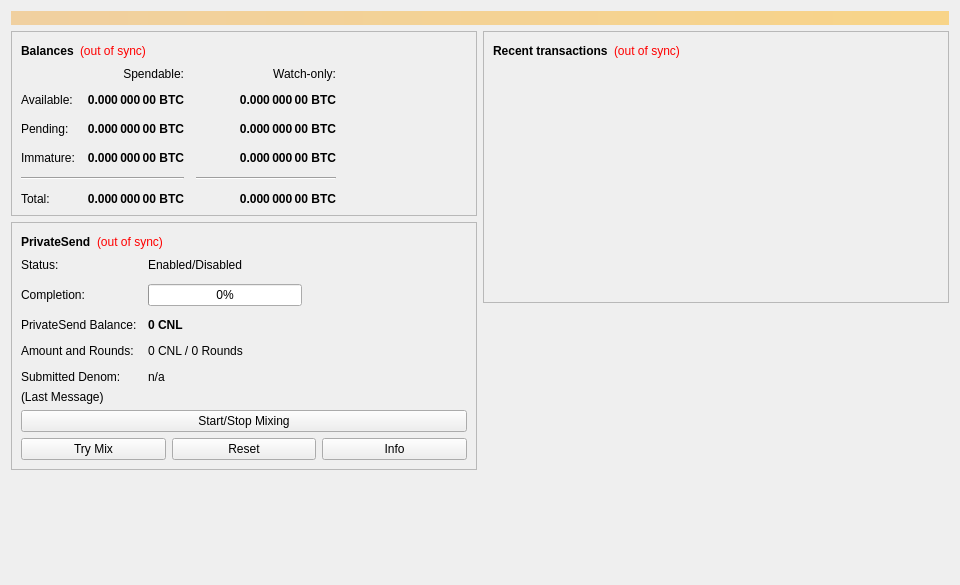
<?xml version="1.0" encoding="UTF-8"?>
<ui version="4.0">
 <class>OverviewPage</class>
 <widget class="QWidget" name="OverviewPage">
  <property name="geometry">
   <rect>
    <x>0</x>
    <y>0</y>
    <width>960</width>
    <height>585</height>
   </rect>
  </property>
  <property name="minimumSize">
   <size>
    <width>960</width>
    <height>0</height>
   </size>
  </property>
  <property name="windowTitle">
   <string>Form</string>
  </property>
  <layout class="QVBoxLayout" name="topLayout">
   <item>
    <widget class="QLabel" name="labelAlerts">
     <property name="visible">
      <bool>false</bool>
     </property>
     <property name="styleSheet">
      <string notr="true">QLabel { background-color: qlineargradient(x1: 0, y1: 0, x2: 1, y2: 0, stop:0 #F0D0A0, stop:1 #F8D488); color:#000000; }</string>
     </property>
     <property name="wordWrap">
      <bool>true</bool>
     </property>
     <property name="margin">
      <number>3</number>
     </property>
     <property name="textInteractionFlags">
      <set>Qt::TextSelectableByMouse</set>
     </property>
    </widget>
   </item>
   <item>
    <layout class="QHBoxLayout" name="horizontalLayout" stretch="1,1">
     <item>
      <layout class="QVBoxLayout" name="verticalLayout_2">
       <item>
        <widget class="QFrame" name="frame">
         <property name="frameShape">
          <enum>QFrame::StyledPanel</enum>
         </property>
         <property name="frameShadow">
          <enum>QFrame::Raised</enum>
         </property>
         <layout class="QVBoxLayout" name="verticalLayout_4">
          <item>
           <layout class="QHBoxLayout" name="horizontalLayout_4">
            <item>
             <widget class="QLabel" name="label_5">
              <property name="font">
               <font>
                <weight>75</weight>
                <bold>true</bold>
               </font>
              </property>
              <property name="text">
               <string>Balances</string>
              </property>
             </widget>
            </item>
            <item>
             <widget class="QLabel" name="labelWalletStatus">
              <property name="toolTip">
               <string>The displayed information may be out of date. Your wallet automatically synchronizes with the Coin Lobby network after a connection is established, but this process has not completed yet.</string>
              </property>
              <property name="styleSheet">
               <string notr="true">QLabel { color: red; }</string>
              </property>
              <property name="text">
               <string notr="true">(out of sync)</string>
              </property>
              <property name="alignment">
               <set>Qt::AlignLeading|Qt::AlignLeft|Qt::AlignVCenter</set>
              </property>
             </widget>
            </item>
            <item>
             <spacer name="horizontalSpacer_3">
              <property name="orientation">
               <enum>Qt::Horizontal</enum>
              </property>
              <property name="sizeHint" stdset="0">
               <size>
                <width>40</width>
                <height>20</height>
               </size>
              </property>
             </spacer>
            </item>
           </layout>
          </item>
          <item>
           <layout class="QGridLayout" name="gridLayout">
            <property name="spacing">
             <number>12</number>
            </property>
            <item row="2" column="2">
             <widget class="QLabel" name="labelWatchPending">
              <property name="font">
               <font>
                <weight>75</weight>
                <bold>true</bold>
               </font>
              </property>
              <property name="cursor">
               <cursorShape>IBeamCursor</cursorShape>
              </property>
              <property name="toolTip">
               <string>Unconfirmed transactions to watch-only addresses</string>
              </property>
              <property name="text">
               <string notr="true">0.000 000 00 BTC</string>
              </property>
              <property name="alignment">
               <set>Qt::AlignRight|Qt::AlignTrailing|Qt::AlignVCenter</set>
              </property>
              <property name="textInteractionFlags">
               <set>Qt::LinksAccessibleByMouse|Qt::TextSelectableByKeyboard|Qt::TextSelectableByMouse</set>
              </property>
             </widget>
            </item>
            <item row="2" column="1">
             <widget class="QLabel" name="labelUnconfirmed">
              <property name="font">
               <font>
                <weight>75</weight>
                <bold>true</bold>
               </font>
              </property>
              <property name="cursor">
               <cursorShape>IBeamCursor</cursorShape>
              </property>
              <property name="toolTip">
               <string>Total of transactions that have yet to be confirmed, and do not yet count toward the spendable balance</string>
              </property>
              <property name="text">
               <string notr="true">0.000 000 00 BTC</string>
              </property>
              <property name="alignment">
               <set>Qt::AlignRight|Qt::AlignTrailing|Qt::AlignVCenter</set>
              </property>
              <property name="textInteractionFlags">
               <set>Qt::LinksAccessibleByMouse|Qt::TextSelectableByKeyboard|Qt::TextSelectableByMouse</set>
              </property>
             </widget>
            </item>
            <item row="3" column="2">
             <widget class="QLabel" name="labelWatchImmature">
              <property name="font">
               <font>
                <weight>75</weight>
                <bold>true</bold>
               </font>
              </property>
              <property name="cursor">
               <cursorShape>IBeamCursor</cursorShape>
              </property>
              <property name="toolTip">
               <string>Mined balance in watch-only addresses that has not yet matured</string>
              </property>
              <property name="text">
               <string notr="true">0.000 000 00 BTC</string>
              </property>
              <property name="alignment">
               <set>Qt::AlignRight|Qt::AlignTrailing|Qt::AlignVCenter</set>
              </property>
              <property name="textInteractionFlags">
               <set>Qt::LinksAccessibleByMouse|Qt::TextSelectableByKeyboard|Qt::TextSelectableByMouse</set>
              </property>
             </widget>
            </item>
            <item row="4" column="0" colspan="2">
             <widget class="Line" name="lineSpendableBalance">
              <property name="orientation">
               <enum>Qt::Horizontal</enum>
              </property>
             </widget>
            </item>
            <item row="4" column="2">
             <widget class="Line" name="lineWatchBalance">
              <property name="sizePolicy">
               <sizepolicy hsizetype="Preferred" vsizetype="Fixed">
                <horstretch>0</horstretch>
                <verstretch>0</verstretch>
               </sizepolicy>
              </property>
              <property name="minimumSize">
               <size>
                <width>140</width>
                <height>0</height>
               </size>
              </property>
              <property name="orientation">
               <enum>Qt::Horizontal</enum>
              </property>
             </widget>
            </item>
            <item row="5" column="0">
             <widget class="QLabel" name="labelTotalText">
              <property name="text">
               <string>Total:</string>
              </property>
             </widget>
            </item>
            <item row="3" column="1">
             <widget class="QLabel" name="labelImmature">
              <property name="font">
               <font>
                <weight>75</weight>
                <bold>true</bold>
               </font>
              </property>
              <property name="cursor">
               <cursorShape>IBeamCursor</cursorShape>
              </property>
              <property name="toolTip">
               <string>Mined balance that has not yet matured</string>
              </property>
              <property name="text">
               <string notr="true">0.000 000 00 BTC</string>
              </property>
              <property name="alignment">
               <set>Qt::AlignRight|Qt::AlignTrailing|Qt::AlignVCenter</set>
              </property>
              <property name="textInteractionFlags">
               <set>Qt::LinksAccessibleByMouse|Qt::TextSelectableByKeyboard|Qt::TextSelectableByMouse</set>
              </property>
             </widget>
            </item>
            <item row="2" column="3">
             <spacer name="horizontalSpacer_2">
              <property name="orientation">
               <enum>Qt::Horizontal</enum>
              </property>
              <property name="sizeHint" stdset="0">
               <size>
                <width>40</width>
                <height>20</height>
               </size>
              </property>
             </spacer>
            </item>
            <item row="3" column="0">
             <widget class="QLabel" name="labelImmatureText">
              <property name="text">
               <string>Immature:</string>
              </property>
             </widget>
            </item>
            <item row="5" column="1">
             <widget class="QLabel" name="labelTotal">
              <property name="font">
               <font>
                <weight>75</weight>
                <bold>true</bold>
               </font>
              </property>
              <property name="cursor">
               <cursorShape>IBeamCursor</cursorShape>
              </property>
              <property name="toolTip">
               <string>Your current total balance</string>
              </property>
              <property name="text">
               <string notr="true">0.000 000 00 BTC</string>
              </property>
              <property name="alignment">
               <set>Qt::AlignRight|Qt::AlignTrailing|Qt::AlignVCenter</set>
              </property>
              <property name="textInteractionFlags">
               <set>Qt::LinksAccessibleByMouse|Qt::TextSelectableByKeyboard|Qt::TextSelectableByMouse</set>
              </property>
             </widget>
            </item>
            <item row="5" column="2">
             <widget class="QLabel" name="labelWatchTotal">
              <property name="font">
               <font>
                <weight>75</weight>
                <bold>true</bold>
               </font>
              </property>
              <property name="cursor">
               <cursorShape>IBeamCursor</cursorShape>
              </property>
              <property name="toolTip">
               <string>Current total balance in watch-only addresses</string>
              </property>
              <property name="text">
               <string notr="true">0.000 000 00 BTC</string>
              </property>
              <property name="alignment">
               <set>Qt::AlignRight|Qt::AlignTrailing|Qt::AlignVCenter</set>
              </property>
              <property name="textInteractionFlags">
               <set>Qt::LinksAccessibleByMouse|Qt::TextSelectableByKeyboard|Qt::TextSelectableByMouse</set>
              </property>
             </widget>
            </item>
            <item row="0" column="2">
             <widget class="QLabel" name="labelWatchonly">
              <property name="text">
               <string>Watch-only:</string>
              </property>
              <property name="alignment">
               <set>Qt::AlignRight|Qt::AlignTrailing|Qt::AlignVCenter</set>
              </property>
             </widget>
            </item>
            <item row="1" column="0">
             <widget class="QLabel" name="labelBalanceText">
              <property name="text">
               <string>Available:</string>
              </property>
             </widget>
            </item>
            <item row="1" column="1">
             <widget class="QLabel" name="labelBalance">
              <property name="font">
               <font>
                <weight>75</weight>
                <bold>true</bold>
               </font>
              </property>
              <property name="cursor">
               <cursorShape>IBeamCursor</cursorShape>
              </property>
              <property name="toolTip">
               <string>Your current spendable balance</string>
              </property>
              <property name="text">
               <string notr="true">0.000 000 00 BTC</string>
              </property>
              <property name="alignment">
               <set>Qt::AlignRight|Qt::AlignTrailing|Qt::AlignVCenter</set>
              </property>
              <property name="textInteractionFlags">
               <set>Qt::LinksAccessibleByMouse|Qt::TextSelectableByKeyboard|Qt::TextSelectableByMouse</set>
              </property>
             </widget>
            </item>
            <item row="1" column="2">
             <widget class="QLabel" name="labelWatchAvailable">
              <property name="font">
               <font>
                <weight>75</weight>
                <bold>true</bold>
               </font>
              </property>
              <property name="cursor">
               <cursorShape>IBeamCursor</cursorShape>
              </property>
              <property name="toolTip">
               <string>Your current balance in watch-only addresses</string>
              </property>
              <property name="text">
               <string notr="true">0.000 000 00 BTC</string>
              </property>
              <property name="alignment">
               <set>Qt::AlignRight|Qt::AlignTrailing|Qt::AlignVCenter</set>
              </property>
              <property name="textInteractionFlags">
               <set>Qt::LinksAccessibleByMouse|Qt::TextSelectableByKeyboard|Qt::TextSelectableByMouse</set>
              </property>
             </widget>
            </item>
            <item row="2" column="0">
             <widget class="QLabel" name="labelPendingText">
              <property name="text">
               <string>Pending:</string>
              </property>
             </widget>
            </item>
            <item row="0" column="1">
             <widget class="QLabel" name="labelSpendable">
              <property name="text">
               <string>Spendable:</string>
              </property>
              <property name="alignment">
               <set>Qt::AlignRight|Qt::AlignTrailing|Qt::AlignVCenter</set>
              </property>
             </widget>
            </item>
           </layout>
          </item>
         </layout>
        </widget>
       </item>
       <item>
        <widget class="QFrame" name="framePrivateSend">
         <property name="layoutDirection">
          <enum>Qt::LeftToRight</enum>
         </property>
         <property name="frameShape">
          <enum>QFrame::StyledPanel</enum>
         </property>
         <property name="frameShadow">
          <enum>QFrame::Raised</enum>
         </property>
         <layout class="QVBoxLayout" name="VerticalLayout_PS1">
          <item>
           <layout class="QHBoxLayout" name="horizontalLayout_5">
            <item>
             <widget class="QLabel" name="labelPrivateSendHeader">
              <property name="font">
               <font>
                <weight>75</weight>
                <bold>true</bold>
               </font>
              </property>
              <property name="text">
               <string>PrivateSend</string>
              </property>
             </widget>
            </item>
            <item>
             <widget class="QLabel" name="labelPrivateSendSyncStatus">
              <property name="toolTip">
               <string>The displayed information may be out of date. Your wallet automatically synchronizes with the Coin Lobby network after a connection is established, but this process has not completed yet.</string>
              </property>
              <property name="styleSheet">
               <string notr="true">QLabel { color: red; }</string>
              </property>
              <property name="text">
               <string notr="true">(out of sync)</string>
              </property>
              <property name="alignment">
               <set>Qt::AlignLeading|Qt::AlignLeft|Qt::AlignVCenter</set>
              </property>
             </widget>
            </item>
            <item>
             <spacer name="horizontalSpacer_4">
              <property name="orientation">
               <enum>Qt::Horizontal</enum>
              </property>
              <property name="sizeHint" stdset="0">
               <size>
                <width>40</width>
                <height>20</height>
               </size>
              </property>
             </spacer>
            </item>
           </layout>
          </item>
          <item>
           <layout class="QFormLayout" name="privateSendFormLayout">
            <property name="fieldGrowthPolicy">
             <enum>QFormLayout::AllNonFixedFieldsGrow</enum>
            </property>
            <property name="horizontalSpacing">
             <number>11</number>
            </property>
            <property name="verticalSpacing">
             <number>12</number>
            </property>
            <item row="0" column="0">
             <widget class="QLabel" name="labelPrivateSendEnabledText">
              <property name="text">
               <string>Status:</string>
              </property>
             </widget>
            </item>
            <item row="0" column="1">
             <widget class="QLabel" name="labelPrivateSendEnabled">
              <property name="text">
               <string>Enabled/Disabled</string>
              </property>
             </widget>
            </item>
            <item row="1" column="0">
             <widget class="QLabel" name="labelCompletitionText">
              <property name="text">
               <string>Completion:</string>
              </property>
             </widget>
            </item>
            <item row="1" column="1">
             <widget class="QProgressBar" name="privateSendProgress">
              <property name="maximumSize">
               <size>
                <width>154</width>
                <height>16777215</height>
               </size>
              </property>
              <property name="value">
               <number>0</number>
              </property>
             </widget>
            </item>
            <item row="2" column="0">
             <widget class="QLabel" name="labelAnonymizedText">
              <property name="text">
               <string>PrivateSend Balance:</string>
              </property>
             </widget>
            </item>
            <item row="2" column="1">
             <widget class="QLabel" name="labelAnonymized">
              <property name="font">
               <font>
                <weight>75</weight>
                <bold>true</bold>
               </font>
              </property>
              <property name="text">
               <string notr="true">0 CNL</string>
              </property>
             </widget>
            </item>
            <item row="3" column="0">
             <widget class="QLabel" name="labelAmountAndRoundsText">
              <property name="text">
               <string>Amount and Rounds:</string>
              </property>
             </widget>
            </item>
            <item row="3" column="1">
             <widget class="QLabel" name="labelAmountRounds">
              <property name="text">
               <string>0 CNL / 0 Rounds</string>
              </property>
             </widget>
            </item>
            <item row="4" column="0">
             <widget class="QLabel" name="labelSubmittedDenomText">
              <property name="text">
               <string>Submitted Denom:</string>
              </property>
             </widget>
            </item>
            <item row="4" column="1">
             <widget class="QLabel" name="labelSubmittedDenom">
              <property name="toolTip">
               <string>The denominations you submitted to the Masternode.&lt;br&gt;To mix, other users must submit the exact same denominations.</string>
              </property>
              <property name="text">
               <string>n/a</string>
              </property>
             </widget>
            </item>
           </layout>
          </item>
          <item>
           <layout class="QVBoxLayout" name="VerticalLayout_PS">
            <item>
             <widget class="QLabel" name="labelPrivateSendLastMessage">
              <property name="text">
               <string>(Last Message)</string>
              </property>
              <property name="alignment">
               <set>Qt::AlignLeading|Qt::AlignLeft|Qt::AlignTop</set>
              </property>
              <property name="wordWrap">
               <bool>true</bool>
              </property>
             </widget>
            </item>
            <item>
             <widget class="QPushButton" name="togglePrivateSend">
              <property name="sizePolicy">
               <sizepolicy hsizetype="MinimumExpanding" vsizetype="Fixed">
                <horstretch>0</horstretch>
                <verstretch>0</verstretch>
               </sizepolicy>
              </property>
              <property name="text">
               <string>Start/Stop Mixing</string>
              </property>
             </widget>
            </item>
            <item>
             <layout class="QHBoxLayout" name="horizontalLayout_debugbuttons">
              <item>
               <widget class="QPushButton" name="privateSendAuto">
                <property name="sizePolicy">
                 <sizepolicy hsizetype="MinimumExpanding" vsizetype="Fixed">
                  <horstretch>0</horstretch>
                  <verstretch>0</verstretch>
                 </sizepolicy>
                </property>
                <property name="toolTip">
                 <string>Try to manually submit a PrivateSend request.</string>
                </property>
                <property name="text">
                 <string>Try Mix</string>
                </property>
               </widget>
              </item>
              <item>
               <widget class="QPushButton" name="privateSendReset">
                <property name="sizePolicy">
                 <sizepolicy hsizetype="MinimumExpanding" vsizetype="Fixed">
                  <horstretch>0</horstretch>
                  <verstretch>0</verstretch>
                 </sizepolicy>
                </property>
                <property name="toolTip">
                 <string>Reset the current status of PrivateSend (can interrupt PrivateSend if it's in the process of Mixing, which can cost you money!)</string>
                </property>
                <property name="autoFillBackground">
                 <bool>false</bool>
                </property>
                <property name="text">
                 <string>Reset</string>
                </property>
               </widget>
              </item>
              <item>
               <widget class="QPushButton" name="privateSendInfo">
                <property name="sizePolicy">
                 <sizepolicy hsizetype="MinimumExpanding" vsizetype="Fixed">
                  <horstretch>0</horstretch>
                  <verstretch>0</verstretch>
                 </sizepolicy>
                </property>
                <property name="toolTip">
                 <string>Information about PrivateSend and Mixing</string>
                </property>
                <property name="text">
                 <string>Info</string>
                </property>
               </widget>
              </item>
             </layout>
            </item>
           </layout>
          </item>
         </layout>
        </widget>
       </item>
       <item>
        <spacer name="verticalSpacer">
         <property name="orientation">
          <enum>Qt::Vertical</enum>
         </property>
         <property name="sizeHint" stdset="0">
          <size>
           <width>20</width>
           <height>40</height>
          </size>
         </property>
        </spacer>
       </item>
      </layout>
     </item>
     <item>
      <layout class="QVBoxLayout" name="verticalLayout_3">
       <item>
        <widget class="QFrame" name="frame_2">
         <property name="frameShape">
          <enum>QFrame::StyledPanel</enum>
         </property>
         <property name="frameShadow">
          <enum>QFrame::Raised</enum>
         </property>
         <layout class="QVBoxLayout" name="verticalLayout">
          <item>
           <layout class="QHBoxLayout" name="horizontalLayout_2">
            <item>
             <widget class="QLabel" name="label_4">
              <property name="font">
               <font>
                <weight>75</weight>
                <bold>true</bold>
               </font>
              </property>
              <property name="text">
               <string>Recent transactions</string>
              </property>
             </widget>
            </item>
            <item>
             <widget class="QLabel" name="labelTransactionsStatus">
              <property name="toolTip">
               <string>The displayed information may be out of date. Your wallet automatically synchronizes with the Coin Lobby network after a connection is established, but this process has not completed yet.</string>
              </property>
              <property name="styleSheet">
               <string notr="true">QLabel { color: red; }</string>
              </property>
              <property name="text">
               <string notr="true">(out of sync)</string>
              </property>
              <property name="alignment">
               <set>Qt::AlignLeading|Qt::AlignLeft|Qt::AlignVCenter</set>
              </property>
             </widget>
            </item>
            <item>
             <spacer name="horizontalSpacer">
              <property name="orientation">
               <enum>Qt::Horizontal</enum>
              </property>
              <property name="sizeHint" stdset="0">
               <size>
                <width>40</width>
                <height>20</height>
               </size>
              </property>
             </spacer>
            </item>
           </layout>
          </item>
          <item>
           <widget class="QListView" name="listTransactions">
            <property name="styleSheet">
             <string notr="true">QListView { background: transparent; }</string>
            </property>
            <property name="frameShape">
             <enum>QFrame::NoFrame</enum>
            </property>
            <property name="verticalScrollBarPolicy">
             <enum>Qt::ScrollBarAlwaysOff</enum>
            </property>
            <property name="horizontalScrollBarPolicy">
             <enum>Qt::ScrollBarAlwaysOff</enum>
            </property>
            <property name="selectionMode">
             <enum>QAbstractItemView::NoSelection</enum>
            </property>
           </widget>
          </item>
         </layout>
        </widget>
       </item>
       <item>
        <spacer name="verticalSpacer_2">
         <property name="orientation">
          <enum>Qt::Vertical</enum>
         </property>
         <property name="sizeHint" stdset="0">
          <size>
           <width>20</width>
           <height>40</height>
          </size>
         </property>
        </spacer>
       </item>
      </layout>
     </item>
    </layout>
   </item>
  </layout>
 </widget>
 <resources/>
 <connections/>
</ui>
